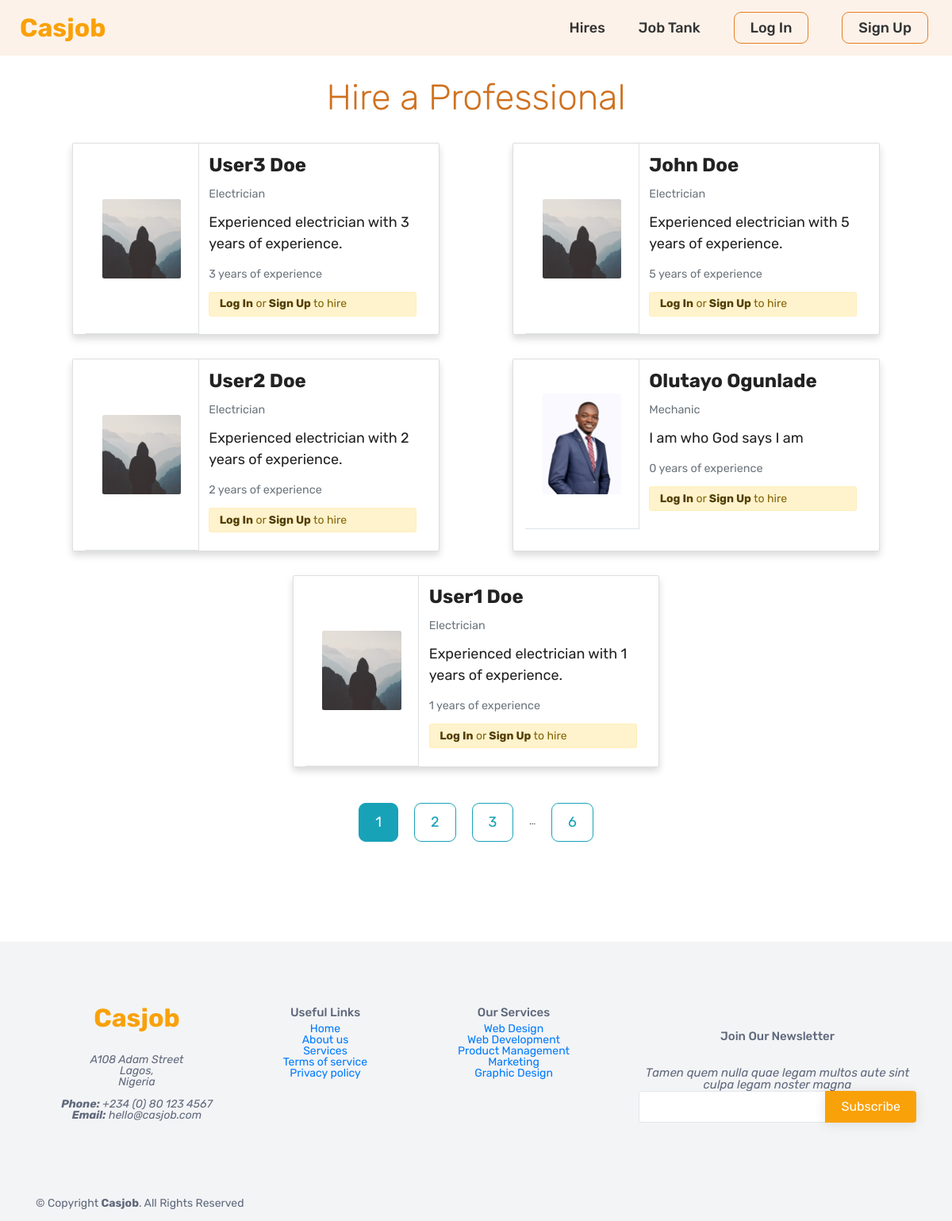
Page /hires on the committed database.
### casjob/models.py (models this page shows, shortened)
class User(db.Model, UserMixin):
    id = db.Column(db.Integer, primary_key=True)
    firstname = db.Column(db.String(20), unique=False, nullable=True)
    lastname = db.Column(db.String(20), unique=False, nullable=True)
    username = db.Column(db.String(20), unique=True, nullable=False)
    phone_number = db.Column(db.String(20), unique=True, nullable=True)
    email = db.Column(db.String(120), unique=True, nullable=False)
    skill_type = db.Column(db.String(50), nullable=True)
    bio = db.Column(db.String(300), nullable=True)
    image_file = db.Column(db.String(20), nullable=False, default='default.jpg')
    password = db.Column(db.String(60), nullable=False)
    years_of_experience = db.Column(db.Integer)
    posts = db.relationship('Post', backref='author', lazy=True)
    applications = db.relationship('JobApplication', backref='applicant', lazy=True)

### casjob/routes.py (the view)
@app.route('/hires')
def hire():
    page = request.args.get('page', 1, type=int)
    per_page = 5
    skills = [
    'Mechanic', 'Electrician', 'Plumber', 'Carpenter', 'Welder',
    'Cleaner', 'Janitor', 'Housekeeper', 'Pool Cleaner',
    'Computer Technician', 'IT Support', 'Appliance Repair Technician',
    'Delivery Driver', 'Courier', 'Taxi/Uber Driver',
    'Event Staff', 'Caterer', 'Bartender', 'Waitstaff',
    'Gardener', 'Landscaper', 'Pool Maintenance',
    'Babysitter', 'Pet Sitter', 'Dog Walker',
    'Fitness Trainer', 'Yoga Instructor', 'Massage Therapist',
    'Graphic Designer', 'Photographer', 'Writer',
    'Retail Sales Associate', 'Customer Service Representative'
]
    hires = User.query.paginate(page=page, per_page=per_page)
    shuffled_items = hires.items
    shuffle(shuffled_items)
    return render_template('hires.html', title='Hires', hires=hires, skills=skills)

### casjob/Templates/hires.html
{% extends 'base.html' %} {% block content %}
<section class="hires">
  <div class="container">
    <h2 class="hires-heading display-3 mb-4 text-center">
      Hire a Professional
    </h2>
    <div class="d-flex flex-wrap">
      {% for hire in hires %}
      <article class="shadow card my-4 mx-auto col-md-5">
        <div class="row no-gutters">
          <div
            class="col-md-4 d-flex align-items-center justify-content-center border-right border-bottom"
          >
            <img
              src="{{ url_for('static', filename='profile_pics/' + hire.image_file)}}"
              class="card-img rounded hire-img"
              alt="man"
            />
          </div>
          <div class="col-md-8">
            <div class="card-body">
              <h5 class="card-title">
                {{ hire.firstname }} {{ hire.lastname }}
              </h5>
              <p class="card-text">
                <small class="text-muted">{{ hire.skill_type }}</small>
              </p>
              <p class="card-text">{{ hire.bio }}</p>
              <p class="card-text">
                <small class="text-muted"
                  >{{ '0' if hire.years_of_experience == None else
                  hire.years_of_experience }} years of experience</small
                >
              </p>
              {% if current_user.is_authenticated %} {% if hire != current_user
              %}
              <div class="form-group text-right">
                <a
                  href="https://wa.me/{{ hire.phone_number }}"
                  class="btn btn-outline-info custom-submit-btn"
                  target="_blank"
                  >Hire Me</a
                >
              </div>
              {% endif %} {% else %}
              <div class="alert alert-warning login-to-hire" role="alert">
                <a href="{{ url_for('login') }}" class="alert-link">Log In</a>
                or
                <a href="{{ url_for('register') }}" class="alert-link"
                  >Sign Up</a
                >
                to hire
              </div>
              {% endif %}
            </div>
          </div>
        </div>
      </article>
      {% endfor %}
    </div>
    <div class="pages-box row justify-content-center align-items-center my-5">
      {% for page_num in hires.iter_pages(left_edge=1, right_edge=1,
      left_current=1, right_current=2) %}
      <div class="text-center">
        {% if page_num %} {% if hires.page == page_num %}
        <a
          class="btn btn-info pages-link"
          href="{{ url_for('hire', page=page_num) }}"
          >{{ page_num }}</a
        >
        {% else %}
        <a
          class="btn btn-outline-info pages-link"
          href="{{ url_for('hire', page=page_num) }}"
          >{{ page_num }}</a
        >
        {% endif %} {% else %} ... {% endif %}
      </div>
      {% endfor %}
    </div>
  </div>
</section>
{% endblock content %}

### casjob/static/styles.css (style rules this page uses)
* { margin: 0; padding: 0; box-sizing: border-box; }
html { font-size: 62.5%; }
body { font-family: "Rubik", sans-serif; line-height: 1; font-weight: 400; color: #555; }
.btn { font-size: 1.8rem; border-radius: 9px; }
.hires { padding: 3.2rem 0; color: #222; }
.hires-heading { color: #cf711f; }
.hire-img { max-width: 70%; max-height: 70%; }
.card-title { font-size: 2.4rem; font-weight: 700; }
.card-text { font-size: 1.8rem; line-height: 1.5; }
.login-to-hire { font-size: 1.4rem; }
.pages-box { gap: 2rem; }
.pages-link { padding: 1rem 2rem; }

### rows in the picture
User: image_file (placeholder picture), firstname "User3", lastname "Doe", skill_type "Electrician", bio "Experienced electrician with 3 years of experience.", years_of_experience "3"
User: image_file (placeholder picture), firstname "John", lastname "Doe", skill_type "Electrician", bio "Experienced electrician with 5 years of experience.", years_of_experience "5"
User: image_file (placeholder picture), firstname "User2", lastname "Doe", skill_type "Electrician", bio "Experienced electrician with 2 years of experience.", years_of_experience "2"
User: image_file (picture), firstname "Olutayo", lastname "Ogunlade", skill_type "Mechanic", bio "I am who God says I am", years_of_experience "0"
User: image_file (placeholder picture), firstname "User1", lastname "Doe", skill_type "Electrician", bio "Experienced electrician with 1 years of experience.", years_of_experience "1"

### other values in the picture
{{ page_num }} "1"
{{ page_num }} "2" "3" "6"
